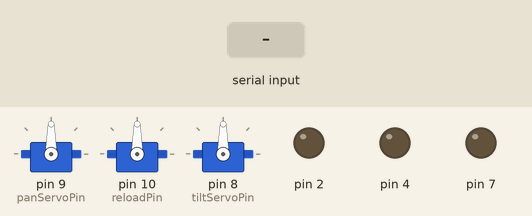
A sketch run on a simulated Arduino Uno, built with avr-gcc and run on an emulated ATmega328P. Parts: 3 × servo, output pins drawn as LEDs (lit = HIGH). Inputs (shaded band) come from the test bench.

Above: at 1.2 s.
1.3 s: "tilt:\n" received over Serial
At 2.5 s:
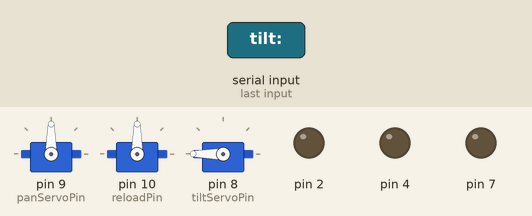
2.8 s: "high\n" received over Serial
At 4.0 s:
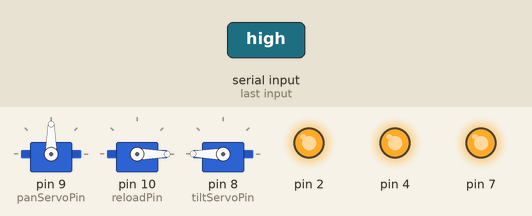
4.8 s: "tilt:90\n" received over Serial
At 5.2 s:
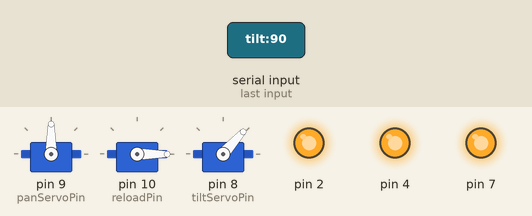
6.3 s: "low\n" received over Serial
At 7.5 s:
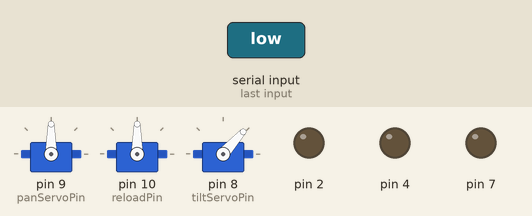
7.8 s: "high90\n" received over Serial
At 8.2 s:
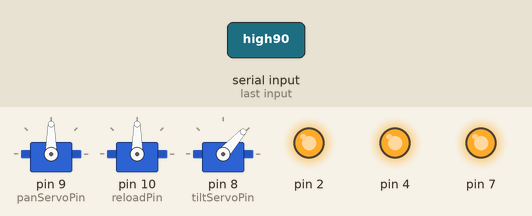
9.8 s: "tilt:,45\n" received over Serial
At 10.2 s:
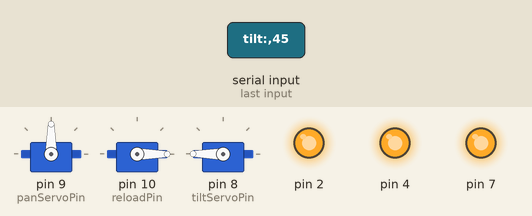
Timing chart, 0 to 12.3 s (numbered marks = the images above; inputs shaded):
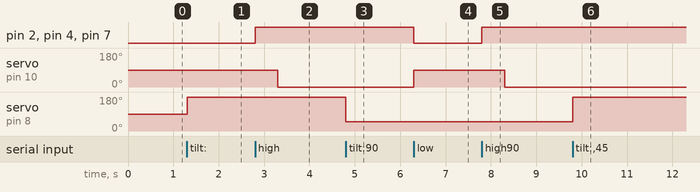

The sketch:

ControlComponents.ino
```cpp
// Andrew Chen and Anish Nagariya
// Jan 22nd 2024
// Sends commands to our pan and tilt servo system and causes functionality of electrical components.

#include <Servo.h>
#include <SoftwareSerial.h>
int panServoPin = 9;  // Connect pan servo to pin 9
int tiltServoPin = 8;  // Connect tilt servo to pin 8
int reloadPin = 10; // Conect reload servo to pin 10

Servo panServo; // servo for camera
Servo tiltServo; // servo for gun base
Servo reloadServo; // servo to reload gun
String str; // read input from python
int posPan = 90; // initial position of pan
int posTilt = 90; // initial position of tilt
const int BUFFER = 7; // buffer to move pan tilt servo for camera and gun
bool shoot = false; // check if bullet has been shot
unsigned long startMillis;  //startMillis var

void setup() {
  Serial.begin(115200);
  // attach servos
  panServo.attach(panServoPin);
  reloadServo.attach(reloadPin);
  tiltServo.attach(tiltServoPin);
  // initalize servos to original position
  panServo.write(posPan);
  tiltServo.write(posTilt);
  reloadServo.write(90);
  // pins for output when face is detected
  pinMode(2, OUTPUT);
  pinMode(4, OUTPUT);
  pinMode(7, OUTPUT);
  // timeout to load
  Serial.setTimeout(10);
}

// Interpret commands and control servos
void loop() {
  if (Serial.available() > 0) { // check if python is sending text
    str = Serial.readStringUntil('\n'); // parse text


    //control the pan servo (x-plane rotation)
    if (str.startsWith("pan:")) {
      int panXCoord = str.substring(4).toInt(); // read x position of face from python

      //if ouotside of lower buffer point, subtract degrees to servo to follow face
      if(panXCoord > 47 && abs(panXCoord-47) > BUFFER) {
          panServo.write(posPan--); // tilt x coordinate

      //if outside of upper buffer point, add degrees to servo to follow face
      } else if (panXCoord < 53 && abs(panXCoord-53) > BUFFER) {
        panServo.write(posPan++); // tilt x coordinate
      }

    //control the tilt servo (y-plane rotation);
    } else if (str.startsWith("tilt:")) {
      int tiltYCoord = str.substring(5).toInt(); // read y position of face from python
      //if outside of lower buffer point, subtract degrees to servo to follow face
      //40 and 50 tell us that the range is from 48 x coord to 42 x coord range
      int tiltVal = tiltYCoord * (9.0/5.0)-30;

      tiltServo.write(max(180 - tiltVal, 0)); // tilt gun y coordinate
    } else if (str.startsWith("high")) { // if face detected
      digitalWrite(2, HIGH); // turn on pin for motor 1
      digitalWrite(4, HIGH); // turn on pin for motor 2
      digitalWrite(7, HIGH); // turn on pin for buzzer
      if (!shoot){ // check if not recently shot bullet
        startMillis = millis();  // track time of shooting
        delay(500); // let motors rotate
        reloadServo.write(0); // reload
        shoot = true;
      }
      if (millis() - startMillis > 3000){ // check if it has been more than 2 seconds since bullet shot
        startMillis = millis(); // restart track time and make gun reload back
        shoot = false;
        reloadServo.write(90); // reload back bullet in shooting mechanism
      }
    } else if (str.startsWith("low")){ // face not detecetd
      digitalWrite(2, LOW); // turn off motor 1
      digitalWrite(4, LOW); // turn off motor 2
      digitalWrite(7, LOW); // turn off buzzer
      reloadServo.write(90); // set reload servo to original position
      shoot = false; // indicate it has not shot recently
    }
  }
}
```

Measured:
- after the input at 1.3 s, servo on pin 8 (tiltServoPin): 90° → 180° at once
- after the input at 2.8 s, pin 2, pin 4, pin 7: LOW → HIGH at once; servo on pin 10 (reloadPin): 90° → 0° after 0.50 s
- after the input at 4.8 s, servo on pin 8 (tiltServoPin): 180° → 48° at once
- after the input at 6.3 s, pin 2, pin 4, pin 7: HIGH → LOW at once; servo on pin 10 (reloadPin): 0° → 90° at once
- after the input at 7.8 s, pin 2, pin 4, pin 7: LOW → HIGH at once; servo on pin 10 (reloadPin): 90° → 0° after 0.50 s
- after the input at 9.8 s, servo on pin 8 (tiltServoPin): 48° → 180° at once
